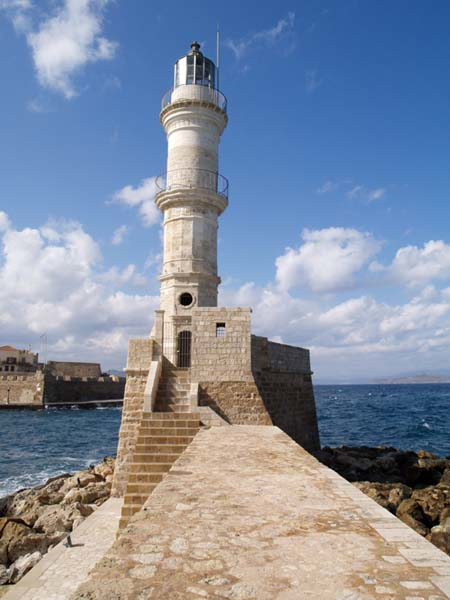
#> input picture SIFT/faros.png, 450 x 600 px
$ python Sift.py
#> lines starting #> are read from the running program, lines starting #| are printed output that depends on the picture; after the words box and inside, x2 and y2 are one past the last pixel; in counts of white or black regions, pixels touching at a corner belong together
import numpy as np
import cv2 as cv
import os


filename= 'faros.png'
img = cv.imread(filename)
#> img is the input picture: shape (600, 450, 3); mean B, G, R 160.1, 141.5, 131
print(img)
#> (printed output is left out)
gray= cv.cvtColor(img,cv.COLOR_BGR2GRAY)
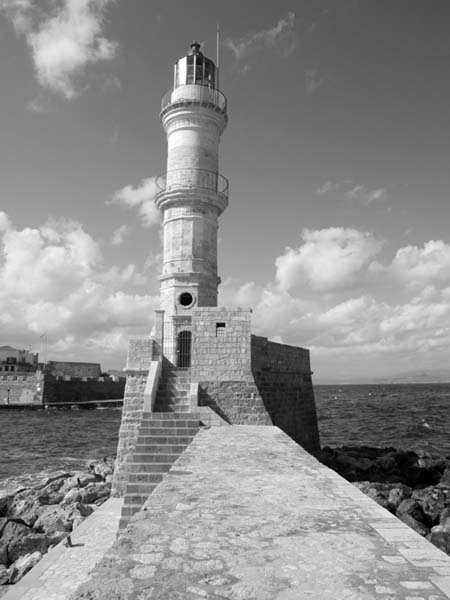
#> gray: shape (600, 450); min 0, max 255, mean 140.5
sift = cv.SIFT_create(nfeatures=500,contrastThreshold=0.1)
kp = sift.detect(gray,None)
#> kp = 390 keypoints; strongest (x, y, size): (185, 299, 8.5), (223, 325, 3.3), (78, 479, 1.9), (183, 62, 5.9)
img=cv.drawKeypoints(gray,kp,img)
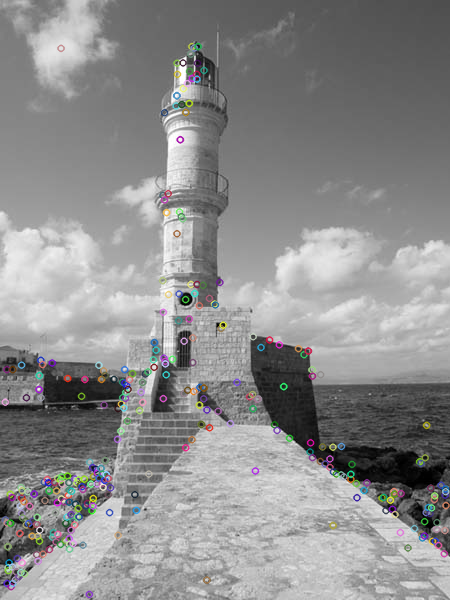
#> img: shape (600, 450, 3); mean B, G, R 140.8, 140.7, 140.8
cv.imwrite('sift_keypoints.jpg',img)
img=cv.drawKeypoints(gray,kp,img,flags=cv.DRAW_MATCHES_FLAGS_DRAW_RICH_KEYPOINTS)
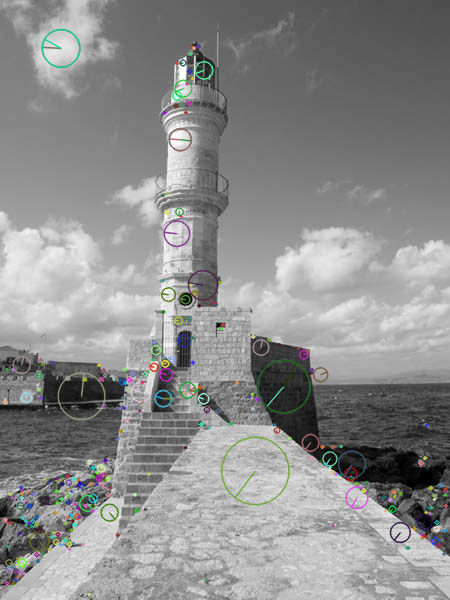
#> img: shape (600, 450, 3); 7.72% of pixels changed, all inside (x1, y1, x2, y2) = (1, 28, 450, 599)
cv.imwrite('sift_keypoints.jpg',img)
